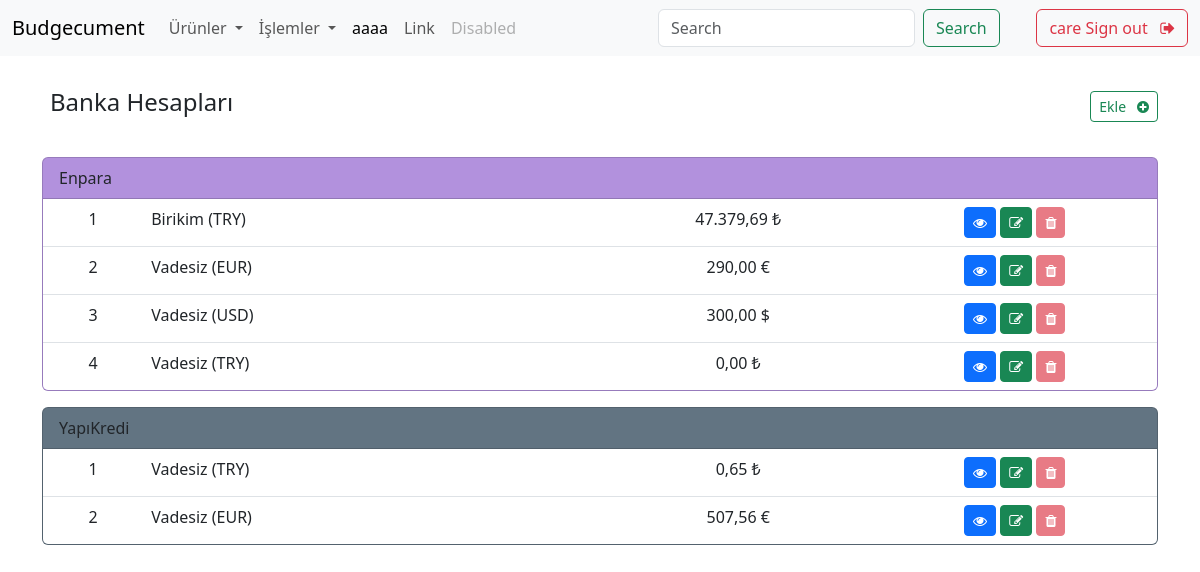
The page /bank_accounts/ (signed in) on the database its author committed.
### apps/common/models.py (models this page shows, shortened)
class BankName(models.Model):
    name = models.CharField(max_length=200)
    color = models.CharField(max_length=7, default="#efefef")
    class Meta:
        verbose_name = "Banka Adı"
        verbose_name_plural = "Banka Adları"

class Currency(models.Model):
    code = models.CharField(max_length=3, unique=True)  # ISO 4217 code
    name = models.CharField(max_length=50)
    symbol = models.CharField(max_length=10)
    class Meta:
        verbose_name = "Para Birimi"
        verbose_name_plural = "Para Birimleri"

### apps/bank_accounts/models.py (models this page shows, shortened)
class BankAccount(models.Model):
    uid = models.UUIDField(default=uuid.uuid4, editable=False, unique=True)
    name = models.CharField(max_length=200)
    bank = models.ForeignKey(BankName, on_delete=models.CASCADE)
    account_holder = models.ForeignKey(AccountHolder, on_delete=models.CASCADE)
    currency = models.ForeignKey(Currency, on_delete=models.CASCADE)
    current_balance = models.DecimalField(max_digits=100, decimal_places=2, default=0.00)
    is_active = models.BooleanField(default=True)
    class Meta:
        verbose_name = "Banka Hesabı"
        verbose_name_plural = "Banka Hesapları"
    @property
    def has_transactions(self):
        return Transaction.objects.filter(source_account=self).exists() or Transaction.objects.filter(destination_account=self).exists()

### apps/bank_accounts/views.py (the view)
# urls.py: path('', views.BankAccountListView.as_view(), name='bank_account_list'),
class BankAccountListView(LoginRequiredMixin, ListView):
    model = BankAccount
    template_name = 'bank_accounts/bank_account_list.html'
    def get_queryset(self):
        account_holder = self.request.user.accountholder
        return BankAccount.objects.filter(account_holder=account_holder, is_active=True).order_by('bank__name')
    def get_context_data(self, **kwargs):
        context = super().get_context_data(**kwargs)
        bank_accounts = self.get_queryset()
        grouped_accounts = []
        for key, group in groupby(bank_accounts, key=lambda x: x.bank):
            grouped_accounts.append((key, list(group)))
        context['grouped_accounts'] = grouped_accounts
        return context

### templates/bank_accounts/bank_account_list.html (shortened to what this page needs)
{% extends "base.html" %}
{% load crispy_forms_tags %}
{% block content %}
<div class="container">
    <div class="d-flex justify-content-between align-items-center">
        <h4 class="p-2">Banka Hesapları</h4>
        <a href="{% url 'bank_account_create' %}" class="btn btn-outline-success btn-sm">Ekle &nbsp;
        <i class="fa fa-plus-circle" aria-hidden="true"></i></a>
    </div>
    <br>
    {% if grouped_accounts %}
        {% for bank, accounts in grouped_accounts %}
            <div class="card mb-3" style="background-color: {{ bank.color }}">
                <div class="card-header">
                    {{ bank.name }}
                </div>
                <ul class="list-group list-group-flush">
                    {% for account in accounts %}
                            <li class="list-group-item">
                                <div class="row">
                                    <div class="col-sm-1 text-center">{{ forloop.counter }}</div>
                                    <div class="col-sm-5">{{ account.name }} ({{ account.currency.code }})</div>
                                    <div class="col-sm-3 text-center {% if account.current_balance < 0 %}text-danger{% endif %}">
                                        {{ account.current_balance }} {{ account.currency.symbol }}
                                    </div>
                                    <div class="col-sm-3 text-center">
                                        <a class="btn btn-primary btn-sm" href="{% url 'bank_account_detail' uid=account.uid %}">
                                            <i class="fa fa-eye" aria-hidden="true"></i>
                                        </a>
                                        <a class="btn btn-success btn-sm" href="{% url 'bank_account_edit' uid=account.uid %}">
                                            <i class="fa fa-pencil-square-o" aria-hidden="true"></i>
                                        </a>
                                        <a href="#"
                                           class="btn btn-danger btn-sm {% if account.current_balance != 0 or account.has_transactions %}disabled{% endif %}"
                                           tabindex="-1"
                                           onclick="showModal('{{ account.uid }}',
                                                              'Bu banka hesabını silmek istediğinize emin misiniz?',
                                                              '{% url 'bank_account_delete' uid=account.uid %}')">
                                            <i class="fa fa-trash" aria-hidden="true"></i>
                                        </a>
                                    </div>
                                </div>
                            </li>
                    {% endfor %}
                </ul>
            </div>
        {% endfor %}
    {% else %}
        <p>Banka hesabı bulunamadı.</p>
    {% endif %}
</div>
{% endblock %}

### templates/navbar.html (shortened to what this page needs)
<nav class="navbar navbar-expand-lg bg-body-tertiary">
  <div class="container-fluid">
    <a class="navbar-brand" href="http://127.0.0.1:8000/">Budgecument</a>
    <div class="collapse navbar-collapse" id="navbarSupportedContent">
      <ul class="navbar-nav me-auto mb-2 mb-lg-0">
        {% if user.is_authenticated %}
        <li class="nav-item dropdown">
          <a class="nav-link dropdown-toggle" href="#" role="button" data-bs-toggle="dropdown" aria-expanded="false">
            Ürünler
          </a>
        </li>
        {% endif %}
        {% if user.is_authenticated %}
        <li class="nav-item dropdown">
          <a class="nav-link dropdown-toggle" href="#" role="button" data-bs-toggle="dropdown" aria-expanded="false">
            İşlemler
          </a>
        </li>
        {% endif %}
        <li class="nav-item">
          <a class="nav-link active" aria-current="page" href="#">aaaa</a>
        </li>
        <li class="nav-item">
          <a class="nav-link" href="#">Link</a>
        </li>
        <li class="nav-item">
          <a class="nav-link disabled" aria-disabled="true">Disabled</a>
        </li>
      </ul>
      <form class="d-flex" role="search">
        <input class="form-control me-2" type="search" placeholder="Search" aria-label="Search">
        <button class="btn btn-outline-success" type="submit">Search</button>
      </form>
        <ul class="navbar-nav mr-auto">
          {% if user.is_authenticated %}
          <p class="nav-link active"> </p>
              <li class="nav-item">
                <a class="btn btn-outline-danger" href="{% url 'logout' %}">{{user.username}} Sign out &nbsp;
                  <i class="fa fa-sign-out" aria-hidden="true"></i> </a>
              </li>
        </ul>
      {% endif %}
      </div>
    </div>
</nav>

### rows shown on the page
BankName: name "Enpara"
BankAccount: name "Birikim", currency.code "TRY", current_balance "47.379,69", currency.symbol "₺"
BankAccount: name "Vadesiz", currency.code "EUR", current_balance "290,00", currency.symbol "€"
BankAccount: name "Vadesiz", currency.code "USD", current_balance "300,00", currency.symbol "$"
BankAccount: name "Vadesiz", currency.code "TRY", current_balance "0,00", currency.symbol "₺"
BankName: name "YapıKredi"
BankAccount: name "Vadesiz", currency.code "TRY", current_balance "0,65", currency.symbol "₺"
BankAccount: name "Vadesiz", currency.code "EUR", current_balance "507,56", currency.symbol "€"

### other values the page prints
{{ user.username }} "care"
